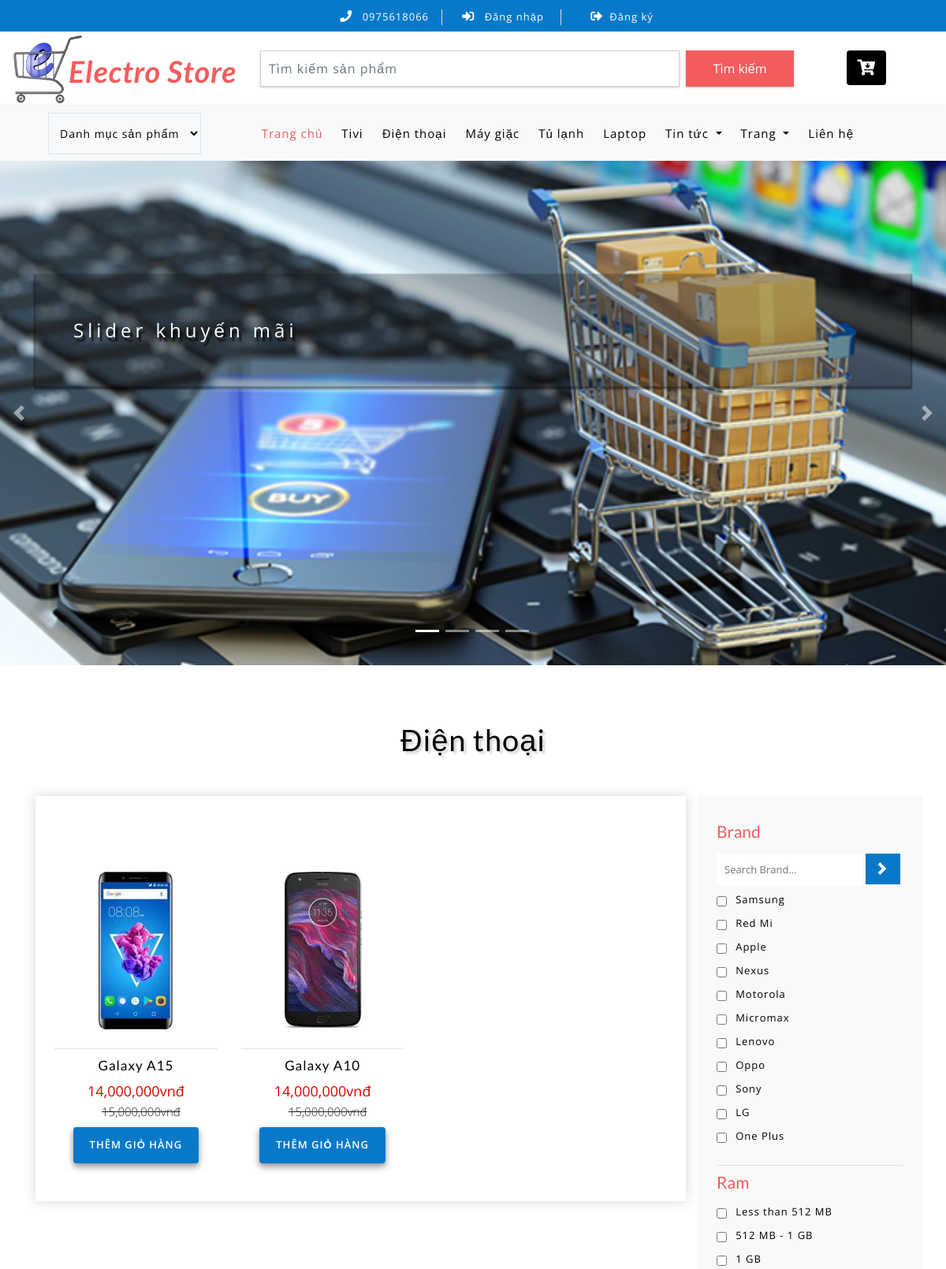
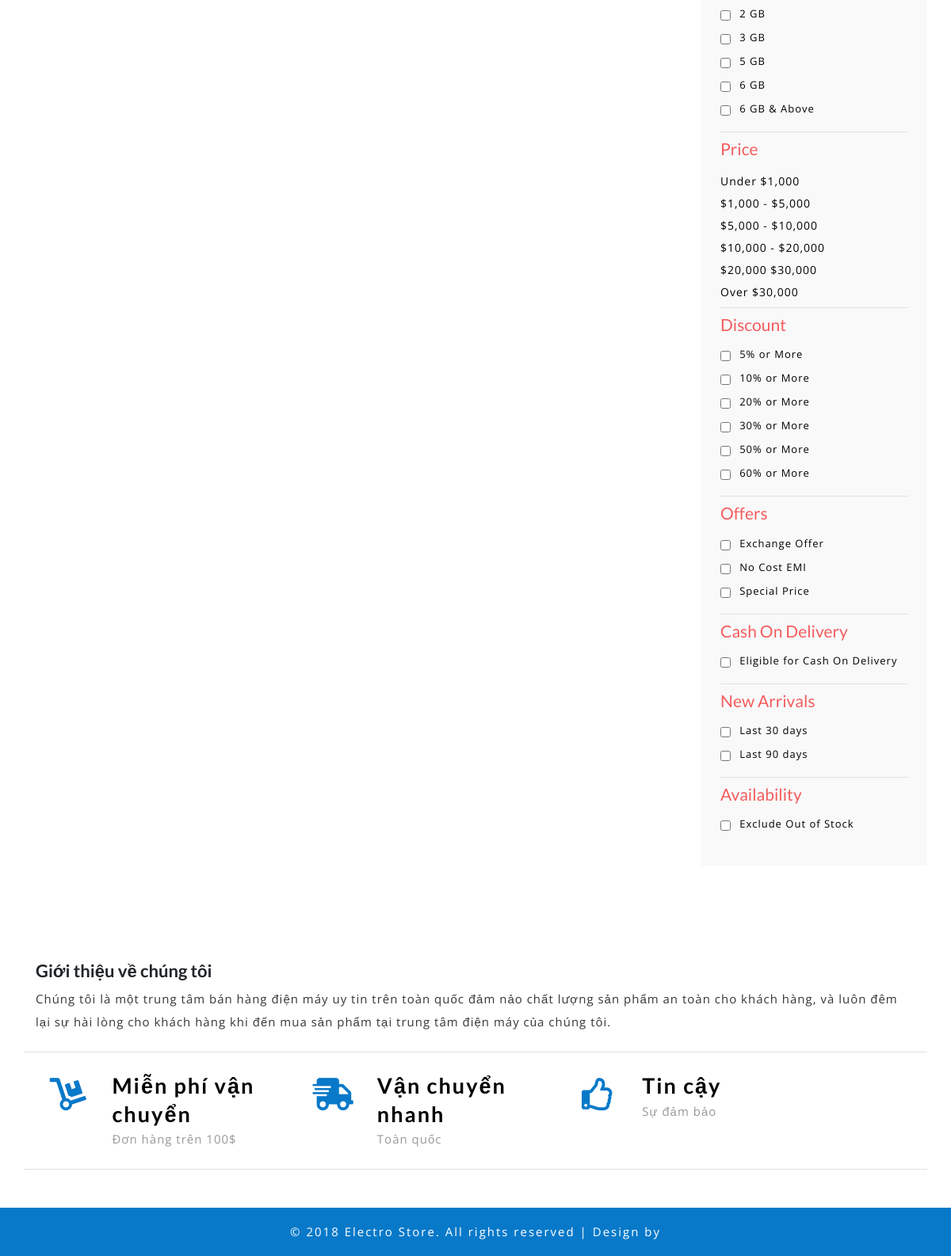
Screenshot of /?quanly=danhmuc&id=4 with the database file from the repository (2 pictures, top to bottom).
### tables this page shows
CREATE TABLE `tbl_category` (
  `category_id` int(11) NOT NULL,
  `category_name` varchar(50) NOT NULL
);

CREATE TABLE `tbl_slider` (
  `slider_id` int(11) NOT NULL,
  `slider_image` varchar(100) NOT NULL,
  `slider_caption` text NOT NULL,
  `slider_active` int(11) NOT NULL DEFAULT '1'
);

CREATE TABLE `tbl_sanpham` (
  `sanpham_id` int(11) NOT NULL,
  `category_id` int(11) NOT NULL,
  `sanpham_name` varchar(255) NOT NULL,
  `sanpham_chitiet` text NOT NULL,
  `sanpham_mota` text NOT NULL,
  `sanpham_gia` varchar(100) NOT NULL,
  `sanpham_giakhuyenmai` varchar(100) NOT NULL,
  `sanpham_active` int(11) NOT NULL,
  `sanpham_hot` int(11) NOT NULL,
  `sanpham_soluong` int(11) NOT NULL,
  `sanpham_image` varchar(50) NOT NULL
);

### include/danhmuc.php (the view, shortened to what this page needs)
<?php
	if(isset($_GET['id'])){
		$id = $_GET['id'];
	}else{
		$id = '';
	}
	$sql_cate = mysqli_query($con,"SELECT * FROM tbl_category,tbl_sanpham WHERE tbl_category.category_id=tbl_sanpham.category_id AND tbl_sanpham.category_id='$id' ORDER BY tbl_sanpham.sanpham_id DESC");
	$sql_category = mysqli_query($con,"SELECT * FROM tbl_category,tbl_sanpham WHERE tbl_category.category_id=tbl_sanpham.category_id AND tbl_sanpham.category_id='$id' ORDER BY tbl_sanpham.sanpham_id DESC");
	$row_title = mysqli_fetch_array($sql_category);
	$title = $row_title['category_name'];
	?>
	<div class="ads-grid py-sm-5 py-4">
		<div class="container py-xl-4 py-lg-2">
			<h3 class="tittle-w3l text-center mb-lg-5 mb-sm-4 mb-3"><?php echo $title ?></h3>
			<div class="row">
				<div class="agileinfo-ads-display col-lg-9">
					<div class="wrapper">
						<div class="product-sec1 px-sm-4 px-3 py-sm-5  py-3 mb-4">
							<div class="row">
								<?php
								while($row_sanpham = mysqli_fetch_array($sql_cate)){
								?>
								<div class="col-md-4 product-men mt-5">
									<div class="men-pro-item simpleCart_shelfItem">
										<div class="men-thumb-item text-center">
											<img src="images/<?php echo $row_sanpham['sanpham_image'] ?>" alt="">
										</div>
										<div class="item-info-product text-center border-top mt-4">
											<h4 class="pt-1">
												<a href="?quanly=chitietsp&id=<?php echo $row_sanpham['sanpham_id'] ?>"><?php echo $row_sanpham['sanpham_name'] ?></a>
											</h4>
											<div class="info-product-price my-2">
												<span class="item_price"><?php echo number_format($row_sanpham['sanpham_giakhuyenmai']).'vnđ' ?></span>
												<del><?php echo number_format($row_sanpham['sanpham_gia']).'vnđ' ?></del>
											</div>
											<div class="snipcart-details top_brand_home_details item_add single-item hvr-outline-out">
												<form action="?quanly=giohang" method="post">
												<fieldset>
													<input type="submit" name="themgiohang" value="Thêm giỏ hàng" class="button" />
												</fieldset>
											</form>
											</div>
										</div>
									</div>
								</div>
								<?php
								}
								?>
							</div>
						</div>
					</div>
				</div>
				<div class="col-lg-3 mt-lg-0 mt-4 p-lg-0">
					<div class="side-bar p-sm-4 p-3">
						<div class="search-hotel border-bottom py-2">
							<h3 class="agileits-sear-head mb-3">Brand</h3>
							<form action="#" method="post">
								<input type="search" placeholder="Search Brand..." name="search" required="">
								<input type="submit" value=" ">
							</form>
							<div class="left-side py-2">
								<ul>
									<li>
										<input type="checkbox" class="checked">
										<span class="span">Samsung</span>
									</li>
									<li>
										<input type="checkbox" class="checked">
										<span class="span">Red Mi</span>
									</li>
									<li>
										<input type="checkbox" class="checked">
										<span class="span">Apple</span>
									</li>
									<li>
										<input type="checkbox" class="checked">
										<span class="span">Nexus</span>
									</li>
									<li>
										<input type="checkbox" class="checked">
										<span class="span">Motorola</span>
									</li>
									<li>
										<input type="checkbox" class="checked">
										<span class="span">Micromax</span>
									</li>
									<li>
										<input type="checkbox" class="checked">
										<span class="span">Lenovo</span>
									</li>
									<li>
										<input type="checkbox" class="checked">
										<span class="span">Oppo</span>
									</li>
									<li>
										<input type="checkbox" class="checked">
										<span class="span">Sony</span>
									</li>
									<li>
										<input type="checkbox" class="checked">
										<span class="span">LG</span>
									</li>
									<li>
										<input type="checkbox" class="checked">
										<span class="span">One Plus</span>
									</li>
								</ul>
							</div>
						</div>
						<div class="left-side border-bottom py-2">
							<h3 class="agileits-sear-head mb-3">Ram</h3>
							<ul>
								<li>
									<input type="checkbox" class="checked">
									<span class="span">Less than 512 MB</span>
								</li>
								<li>
									<input type="checkbox" class="checked">
									<span class="span">512 MB - 1 GB</span>
								</li>
								<li>
									<input type="checkbox" class="checked">
									<span class="span">1 GB</span>
								</li>
								<li>
									<input type="checkbox" class="checked">
									<span class="span">2 GB</span>
								</li>
								<li>
									<input type="checkbox" class="checked">
									<span class="span">3 GB</span>
								</li>
								<li>
									<input type="checkbox" class="checked">
									<span class="span">5 GB</span>
								</li>
								<li>
									<input type="checkbox" class="checked">
									<span class="span">6 GB</span>
								</li>
								<li>
									<input type="checkbox" class="checked">
									<span class="span">6 GB & Above</span>
								</li>
							</ul>
						</div>
						<div class="range border-bottom py-2">
							<h3 class="agileits-sear-head mb-3">Price</h3>
							<div class="w3l-range">
								<ul>
									<li>
										<a href="#">Under $1,000</a>
									</li>
									<li class="my-1">
										<a href="#">$1,000 - $5,000</a>
									</li>
									<li>
										<a href="#">$5,000 - $10,000</a>
									</li>
									<li class="my-1">
										<a href="#">$10,000 - $20,000</a>
									</li>
									<li>
										<a href="#">$20,000 $30,000</a>
									</li>
									<li class="mt-1">
										<a href="#">Over $30,000</a>
									</li>
								</ul>
							</div>
						</div>
						<div class="left-side border-bottom py-2">
							<h3 class="agileits-sear-head mb-3">Discount</h3>
							<ul>
								<li>
									<input type="checkbox" class="checked">
									<span class="span">5% or More</span>
								</li>
								<li>
									<input type="checkbox" class="checked">
									<span class="span">10% or More</span>
								</li>
								<li>
									<input type="checkbox" class="checked">
									<span class="span">20% or More</span>
								</li>
								<li>
									<input type="checkbox" class="checked">
									<span class="span">30% or More</span>
								</li>
								<li>
									<input type="checkbox" class="checked">
									<span class="span">50% or More</span>
								</li>
								<li>
									<input type="checkbox" class="checked">
									<span class="span">60% or More</span>
								</li>
							</ul>
						</div>
						<div class="left-side border-bottom py-2">
							<h3 class="agileits-sear-head mb-3">Offers</h3>
							<ul>
								<li>
									<input type="checkbox" class="checked">
									<span class="span">Exchange Offer</span>
								</li>
								<li>
									<input type="checkbox" class="checked">
									<span class="span">No Cost EMI</span>
								</li>
								<li>
									<input type="checkbox" class="checked">
									<span class="span">Special Price</span>
								</li>
							</ul>
						</div>
						<div class="left-side border-bottom py-2">
							<h3 class="agileits-sear-head mb-3">Cash On Delivery</h3>
							<ul>
								<li>
									<input type="checkbox" class="checked">
									<span class="span">Eligible for Cash On Delivery</span>
								</li>
							</ul>
						</div>
						<div class="left-side border-bottom py-2">
							<h3 class="agileits-sear-head mb-3">New Arrivals</h3>
							<ul>
								<li>
									<input type="checkbox" class="checked">
									<span class="span">Last 30 days</span>
								</li>
								<li>
									<input type="checkbox" class="checked">
									<span class="span">Last 90 days</span>
								</li>
							</ul>
						</div>
						<div class="left-side py-2">
							<h3 class="agileits-sear-head mb-3">Availability</h3>
							<ul>
								<li>
									<input type="checkbox" class="checked">
									<span class="span">Exclude Out of Stock</span>
								</li>
							</ul>
						</div>
					</div>
				</div>
			</div>
		</div>
	</div>

### include/menu.php (shortened to what this page needs)
<div class="navbar-inner">
		<div class="container">
			<nav class="navbar navbar-expand-lg navbar-light bg-light">
				<div class="agileits-navi_search">
					<form action="#" method="post">
						<select id="agileinfo-nav_search" name="agileinfo_search" class="border" required="">
							<option value="">Danh mục sản phẩm</option>
						</select>
					</form>
				</div>
				<div class="collapse navbar-collapse" id="navbarSupportedContent">
					<ul class="navbar-nav ml-auto text-center mr-xl-5">
						<li class="nav-item active mr-lg-2 mb-lg-0 mb-2">
							<a class="nav-link" href="index.php">Trang chủ
							</a>
						</li>
						<?php
							$sql_category_danhmuc = mysqli_query($con,'SELECT * FROM tbl_category ORDER BY category_id DESC');
							while($row_category_danhmuc = mysqli_fetch_array($sql_category_danhmuc)){
						?>
						<li class="nav-item  mr-lg-2 mb-lg-0 mb-2">
							<a class="nav-link " href="?quanly=danhmuc&id=<?php echo $row_category_danhmuc['category_id'] ?>" role="button"  aria-haspopup="true" aria-expanded="false">
								<?php echo $row_category_danhmuc['category_name'] ?>
							</a>
						</li>
						<?php
						}
						?>
						<li class="nav-item dropdown mr-lg-2 mb-lg-0 mb-2">
							<a class="nav-link dropdown-toggle" href="#" role="button" data-toggle="dropdown" aria-haspopup="true" aria-expanded="false">
								Tin tức
							</a>
						</li>
						<li class="nav-item dropdown mr-lg-2 mb-lg-0 mb-2">
							<a class="nav-link dropdown-toggle" href="#" role="button" data-toggle="dropdown" aria-haspopup="true" aria-expanded="false">
								Trang
							</a>
						</li>
						<li class="nav-item">
							<a class="nav-link" href="contact.html">Liên hệ</a>
						</li>
					</ul>
				</div>
			</nav>
		</div>
	</div>

### include/slider.php (shortened to what this page needs)
<div id="carouselExampleIndicators" class="carousel slide" data-ride="carousel">
	<ol class="carousel-indicators">
		<li data-target="#carouselExampleIndicators" data-slide-to="0" class="active"></li>
		<li data-target="#carouselExampleIndicators" data-slide-to="1"></li>
		<li data-target="#carouselExampleIndicators" data-slide-to="2"></li>
		<li data-target="#carouselExampleIndicators" data-slide-to="3"></li>
	</ol>
	<div class="carousel-inner">
		<?php
		$sql_slider = mysqli_query($con,"SELECT * FROM tbl_slider WHERE slider_active='1' ORDER BY slider_id");
		while($row_slider = mysqli_fetch_array($sql_slider)){
		?>
		<div class="carousel-item item1 active">
			<div class="container">
				<div class="w3l-space-banner">
					<div class="carousel-caption p-lg-5 p-sm-4 p-3">
						<p><?php echo $row_slider['slider_caption'] ?></p>
					</div>
				</div>
			</div>
		</div>
		<?php
		}
		?>
	</div>
	<a class="carousel-control-prev" href="#carouselExampleIndicators" role="button" data-slide="prev">
		<span class="carousel-control-prev-icon" aria-hidden="true"></span>
	</a>
	<a class="carousel-control-next" href="#carouselExampleIndicators" role="button" data-slide="next">
		<span class="carousel-control-next-icon" aria-hidden="true"></span>
	</a>
</div>

### css/style.css (style rules this page uses)
html, body { margin: 0; font-size: 100%; background: #fff; font-family: 'Open Sans', sans-serif; }
body a { text-decoration: none; transition: 0.5s all; -webkit-transition: 0.5s all; -moz-transition: 0.5s all; -o-transition: 0.5s all; -ms-transition: 0.5s all; }
a { transition: 0.5s all; -webkit-transition: 0.5s all; -moz-transition: 0.5s all; -o-transition: 0.5s all; -ms-transition: 0.5s all; }
input[type="button"], input[type="submit"] { transition: 0.5s all; -webkit-transition: 0.5s all; -moz-transition: 0.5s all; -o-transition: 0.5s all; -ms-transition: 0.5s all; }
h1, h2, h3, h4, h5, h6 { margin: 0; font-family: 'Lato', sans-serif; }
p { margin: 0; letter-spacing: 1px; font-size: 15px; line-height: 1.9; color: #999; font-family: 'Open Sans', sans-serif; }
ul { margin: 0; padding: 0; }
.navbar-inner { background: #f8f9fa; box-shadow: 0px 2px 6px 1px rgba(0, 0, 0, 0.13); }
.navbar-light .navbar-nav .nav-link { letter-spacing: 1px; font-size: 15px; color: #000; }
.navbar-light .navbar-nav .show>.nav-link, .navbar-light .navbar-nav .active>.nav-link, .navbar-light .navbar-nav .nav-link.show, .navbar-light .navbar-nav .nav-link.active { color: #F45C5D; }
.carousel-item.item1 { background: url(../images/b1.jpg) no-repeat center; background-size: cover; -webkit-background-size: cover; -moz-background-size: cover; -o-background-size: cover; -ms-background-size: cover; }
.carousel-item.item4, .carousel-item.item3, .carousel-item.item2, .carousel-item.item1 { min-height: 640px; }
.w3l-space-banner { padding-top: 9em; }
.carousel-caption { background: rgba(16, 16, 16, 0.27); text-align: left; position: inherit; box-shadow: 0px 2px 2px 2px rgba(2, 2, 2, 0.43); }
.carousel-caption p { letter-spacing: 5px; font-size: 24px; color: #fff; text-shadow: 3px 5px 2px rgb(12, 12, 12); }
.carousel-indicators { bottom: 4%; }
.carousel-indicators li { cursor: pointer; }
h3.tittle-w3l { color: #000; font-size: 38px; letter-spacing: 1px; text-shadow: 3px 3px 3px rgba(0, 0, 0, 0.19); }
.snipcart-details { width: 77%; margin: 0 auto; }
.snipcart-details input.button { font-size: 13px; color: #fff; background: #0879c9; text-decoration: none; border: none; border-radius: 0; width: 100%; text-transform: uppercase; padding: 13px; outline: none; letter-spacing: 1px; box-shadow: 0px 4px 8px 0px rgba(0, 0, 0, 0.45); font-weight: 600; cursor: pointer; border-radius: 4px; transition: 0.5s all; -webkit-transition: 0.5s all; -moz-transition: 0.5s all; -o-transition: 0.5s all; -ms-transition: 0.5s all; }
.men-pro-item { position: relative; }
.men-thumb-item { position: relative; }
.search-hotel input[type="search"] { background: #fff; border: none; width: 78%; outline: none; padding: 11px 10px 10px 10px; font-size: 13px; color: #c4c4c4; }
.search-hotel form input[type="submit"] { background: url(../images/search.png) no-repeat 13px 11px #0879c9; width: 44px; height: 39px; border: none; padding: 0; margin-top: 0; cursor: pointer; }
h3.agileits-sear-head { color: #F45C5D; font-size: 21px; }
.side-bar { background-color: #F9F9F9; height: fit-content; }
.w3l-range ul li { display: block; }
.w3l-range ul li a { font-size: 14px; color: #000; letter-spacing: 1px; }
.left-side ul li { display: inline-block; width: 100%; margin-bottom: 6px; }
input.checked { display: inline-block; margin: 0; cursor: pointer; }
.left-side ul li span { font-size: 13px; color: #000; letter-spacing: 1px; margin-left: 3px; vertical-align: top; }
.product-sec1 { box-shadow: 0px 0px 15px 0px #D6D6D6; }
.item-info-product h4 a { color: #000; font-size: 17px; letter-spacing: 1px; }
span.item_price { font-size: 18px; color: #d60404; }
.info-product-price del { font-weight: 300; margin-left: 13px; font-size: 15px; }
#agileinfo-nav_search { outline: none; border: none; color: #000; font-size: 14px; background: transparent; padding: 15px 10px; width: 100%; letter-spacing: 1px; cursor: pointer; }
input[type="radio"], input[type="checkbox"] { margin: 4px 4px 0 0; }
@media (max-width: 1366px) { .carousel-control-prev, .carousel-control-next { width: 4%; } }

### css/flexslider.css (style rules this page uses)
.carousel li { margin-right: 5px; }

### rows the page displays
tbl_category: category_name "Tivi"
tbl_category: category_name "Điện thoại"
tbl_category: category_name "Máy giặc"
tbl_category: category_name "Tủ lạnh"
tbl_category: category_name "Laptop"
tbl_slider: slider_caption "Slider khuyến mãi"
tbl_sanpham: sanpham_image (picture), sanpham_name "Galaxy A15", sanpham_giakhuyenmai "14,000,000", sanpham_gia "15,000,000"
tbl_sanpham: sanpham_image (picture), sanpham_name "Galaxy A10", sanpham_giakhuyenmai "14,000,000", sanpham_gia "15,000,000"
